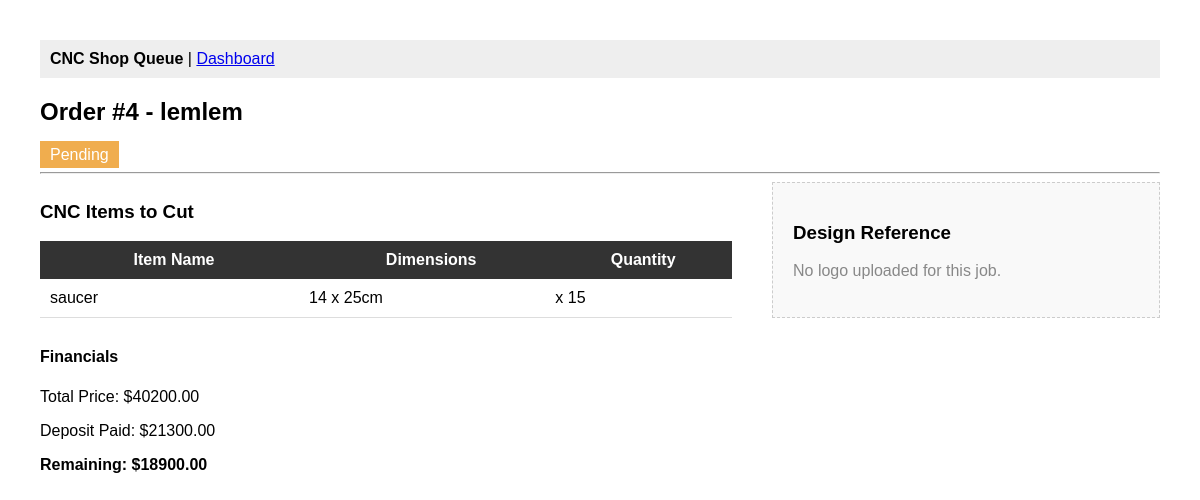
Before: /order/4/ (signed in) with the older database file.
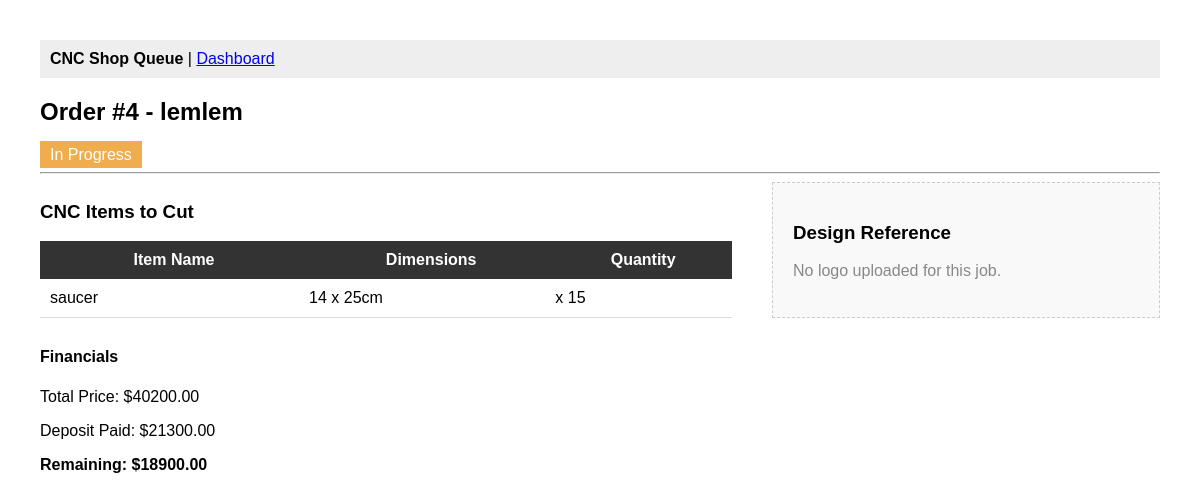
After: the same page with the newer database file.
### orders/models.py (models this page shows, shortened)
class Order(models.Model):
    STATUS_CHOICES = [
        ('Pending', 'Pending'),
        ('In Progress', 'In Progress'),
        ('Completed', 'Completed'),
        ('Delivered', 'Delivered'),
    ]
    user = models.ForeignKey(User, on_delete=models.CASCADE, related_name='orders')
    customer_name = models.CharField(max_length=255)
    customer_phone = models.CharField(max_length=20)
    total_price = models.DecimalField(max_digits=10, decimal_places=2, default=0.00)
    paid_balance = models.DecimalField(max_digits=10, decimal_places=2, default=0.00)
    delivery_date = models.DateField()
    status = models.CharField(max_length=20, choices=STATUS_CHOICES, default='Pending')
    logo_reference = models.CharField(max_length=255, blank=True, null=True, help_text="Text or image path for CNC")
    comment = models.TextField(blank=True, null=True)
    created_at = models.DateTimeField(auto_now_add=True)
    @property
    def remaining_balance(self):
        return self.total_price - self.paid_balance

### orders/views.py (the view)
# urls.py: path('order/<int:pk>/', OrderDetailView.as_view(), name='order-detail'),
class OrderDetailView(LoginRequiredMixin, DetailView):
    model = Order
    template_name = 'orders/order_detail.html'
    context_object_name = 'order'
    def get_context_data(self, **kwargs):
        context = super().get_context_data(**kwargs)
        context['items'] = self.object.items.all()
        return context

### orders/templates/orders/order_detail.html
{% extends 'base.html' %}
{% block content %}
    <div class="order-header">
        <h2>Order #{{ order.id }} - {{ order.customer_name }}</h2>
        <span class="badge"
              style="padding: 5px 10px;
                     background: #f0ad4e;
                     color: white">{{ order.status }}</span>
    </div>
    <hr>
    <div class="specs-grid" style="display: flex; gap: 40px;">
        <div style="flex: 2;">
            <h3>CNC Items to Cut</h3>
            <table style="width: 100%; border-collapse: collapse;">
                <thead style="background: #333; color: white;">
                    <tr>
                        <th style="padding: 10px;">Item Name</th>
                        <th>Dimensions</th>
                        <th>Quantity</th>
                    </tr>
                </thead>
                <tbody>
                    {% for item in items %}
                        <tr style="border-bottom: 1px solid #ddd;">
                            <td style="padding: 10px;">{{ item.item_name }}</td>
                            <td>{{ item.size }}</td>
                            <td>x {{ item.quantity }}</td>
                        </tr>
                    {% empty %}
                        <tr>
                            <td colspan="3">No items found for this order.</td>
                        </tr>
                    {% endfor %}
                </tbody>
            </table>
        </div>
        <div style="flex: 1;
                    background: #f9f9f9;
                    padding: 20px;
                    border: 1px dashed #ccc">
            <h3>Design Reference</h3>
            {% if order.logo_reference %}
                <img src="{{ order.logo_reference.url }}"
                     style="max-width: 100%;
                            border-radius: 5px">
                <p>
                    <a href="{{ order.logo_reference.url }}" download>Download Original File</a>
                </p>
            {% else %}
                <p style="color: #888;">No logo uploaded for this job.</p>
            {% endif %}
        </div>
    </div>
    <div style="margin-top: 30px;">
        <h4>Financials</h4>
        <p>Total Price: ${{ order.total_price }}</p>
        <p>Deposit Paid: ${{ order.paid_balance }}</p>
        <p>
            <strong>Remaining: ${{ order.remaining_balance }}</strong>
        </p>
    </div>
{% endblock content %}

Changed rows visible on the page:
changed Order "lemlem": status "Pending" → "In Progress"
